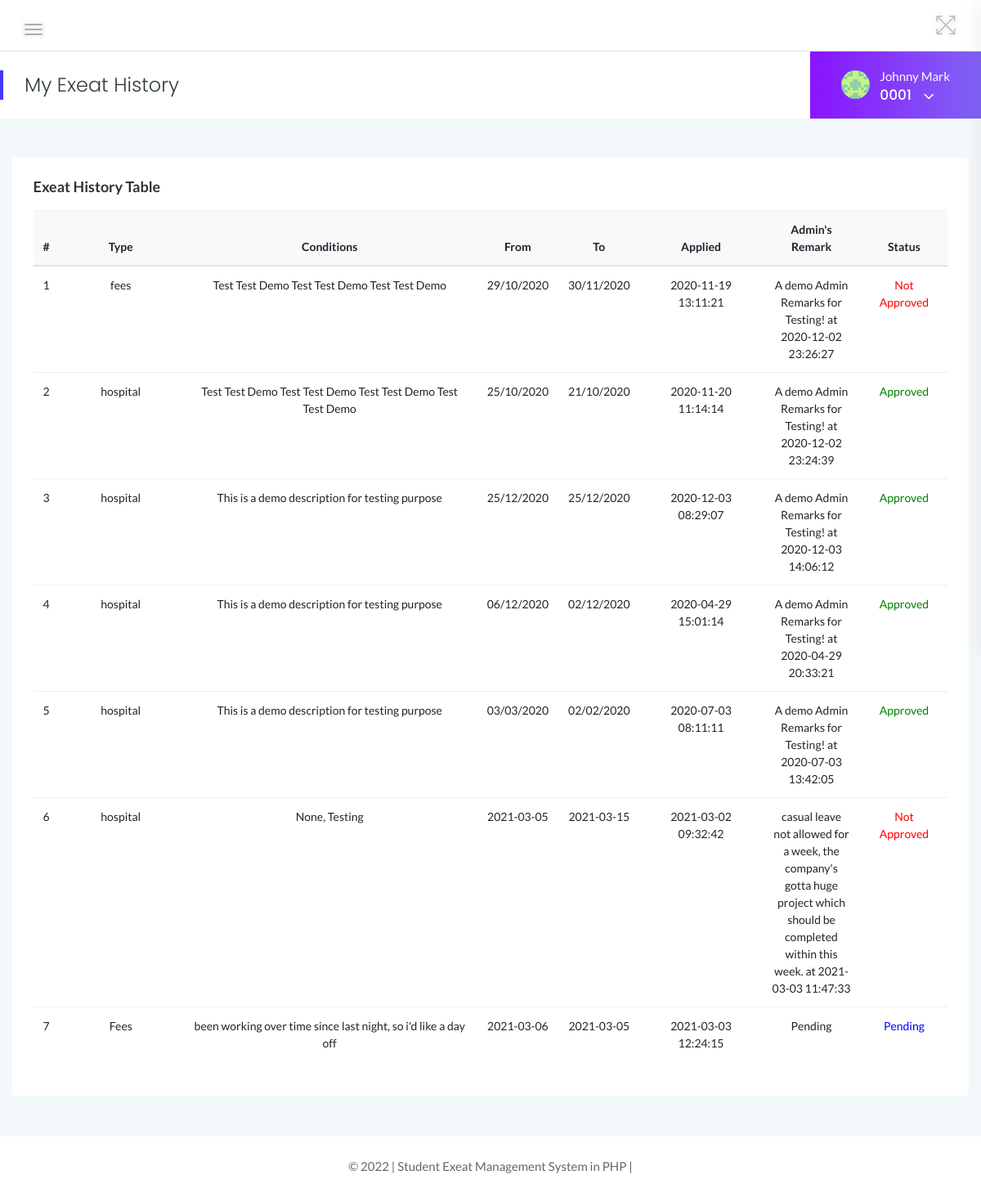
Screenshot of /students/exeat-history.php (signed in) with the database file from the repository.
### tables this page shows
CREATE TABLE `tblstudents` (
  `id` int(11) NOT NULL,
  `StdId` varchar(100) NOT NULL,
  `FirstName` varchar(150) NOT NULL,
  `LastName` varchar(150) NOT NULL,
  `EmailId` varchar(200) NOT NULL,
  `Password` varchar(180) NOT NULL,
  `Gender` varchar(100) NOT NULL,
  `Dob` varchar(100) NOT NULL,
  `House` varchar(255) NOT NULL,
  `Address` varchar(255) NOT NULL,
  `City` varchar(200) NOT NULL,
  `Region` varchar(150) NOT NULL,
  `Phonenumber` char(11) NOT NULL,
  `Status` int(1) NOT NULL,
  `RegDate` timestamp NOT NULL DEFAULT CURRENT_TIMESTAMP
);

CREATE TABLE `tblexeats` (
  `id` int(11) NOT NULL,
  `ExeatType` varchar(110) NOT NULL,
  `ToDate` varchar(120) NOT NULL,
  `FromDate` varchar(120) NOT NULL,
  `Description` mediumtext NOT NULL,
  `PostingDate` timestamp NOT NULL DEFAULT CURRENT_TIMESTAMP,
  `AdminRemark` mediumtext,
  `AdminRemarkDate` varchar(120) DEFAULT NULL,
  `Status` int(1) NOT NULL,
  `IsRead` int(1) NOT NULL,
  `stdid` int(11) DEFAULT NULL
);

### students/exeat-history.php (the view, shortened to what this page needs)
<?php
    include('includes/dbconn.php');
    if(strlen($_SESSION['emplogin'])==0){
    header('location:../index.php');
    }   else    {
 ?>
<!doctype html>
<html class="no-js" lang="en">
<head>
    <link rel="stylesheet" href="../assets/css/bootstrap.min.css">
    <link rel="stylesheet" href="../assets/css/font-awesome.min.css">
    <link rel="stylesheet" href="../assets/css/themify-icons.css">
    <link rel="stylesheet" href="../assets/css/metisMenu.css">
    <link rel="stylesheet" href="../assets/css/owl.carousel.min.css">
    <link rel="stylesheet" href="../assets/css/slicknav.min.css">
    <link rel="stylesheet" href="https://www.amcharts.com/lib/3/plugins/export/export.css" type="text/css" media="all" />
    <link rel="stylesheet" type="text/css" href="https://cdn.datatables.net/1.10.19/css/jquery.dataTables.css">
    <link rel="stylesheet" type="text/css" href="https://cdn.datatables.net/1.10.18/css/dataTables.bootstrap4.min.css">
    <link rel="stylesheet" type="text/css" href="https://cdn.datatables.net/responsive/2.2.3/css/responsive.bootstrap.min.css">
    <link rel="stylesheet" type="text/css" href="https://cdn.datatables.net/responsive/2.2.3/css/responsive.jqueryui.min.css">
    <link rel="stylesheet" href="../assets/css/typography.css">
    <link rel="stylesheet" href="../assets/css/default-css.css">
    <link rel="stylesheet" href="../assets/css/styles.css">
    <link rel="stylesheet" href="../assets/css/responsive.css">
</head>
<body>
    <div class="page-container">
        <div class="main-content">
            <div class="header-area">
                <div class="row align-items-center">
                    <div class="col-md-6 col-sm-8 clearfix">
                        <div class="nav-btn pull-left">
                            <span></span>
                            <span></span>
                            <span></span>
                        </div>
                    </div>
                    <div class="col-md-6 col-sm-4 clearfix">
                        <ul class="notification-area pull-right">
                            <li id="full-view"><i class="ti-fullscreen"></i></li>
                        </ul>
                    </div>
                </div>
            </div>
            <div class="page-title-area">
                <div class="row align-items-center">
                    <div class="col-sm-6">
                        <div class="breadcrumbs-area clearfix">
                            <h4 class="page-title pull-left">My Exeat History</h4>
                        </div>
                    </div>
                    <div class="col-sm-6 clearfix">
                         <?php include '../includes/student-profile-section.php'?>
                    </div>
                </div>
            </div>
            <div class="main-content-inner">
                <div class="row">
                    <div class="col-12 mt-5">
                        <div class="card">
                            <div class="card-body">
                                <h4 class="header-title">Exeat History Table</h4>
                                <div class="data-tables">
                                    <table id="dataTable" class="table table-hover progress-table text-center">
                                        <thead class="bg-light text-capitalize">
                                            <tr>
                                                <th>#</th>
                                                <th width="150">Type</th>
                                                <th>Conditions</th>
                                                <th>From</th>
                                                <th>To</th>
                                                <th width="150">Applied</th>
                                                <th width="120">Admin's Remark</th>
                                                <th>Status</th>
                                            </tr>
                                        </thead>
                                        <tbody>
                                        <?php
                                        $eid=$_SESSION['eid'];
                                        $sql = "SELECT ExeatType,ToDate,FromDate,Description,PostingDate,AdminRemarkDate,AdminRemark,Status from tblexeats where stdid=:eid";
                                        $query = $dbh -> prepare($sql);
                                        $query->bindParam(':eid',$eid,PDO::PARAM_STR);
                                        $query->execute();
                                        $results=$query->fetchAll(PDO::FETCH_OBJ);
                                        $cnt=1;
                                        if($query->rowCount() > 0){
                                        foreach($results as $result)
                                        {  ?>
                                            <tr>
                                            <td> <?php echo htmlentities($cnt);?></td>
                                            <td><?php echo htmlentities($result->ExeatType);?></td>
                                            <td><?php echo htmlentities($result->Description);?></td>
                                            <td><?php echo htmlentities($result->FromDate);?></td>
                                            <td><?php echo htmlentities($result->ToDate);?></td>
                                            <td><?php echo htmlentities($result->PostingDate);?></td>
                                            <td><?php if($result->AdminRemark=="")
                                            {
                                            echo htmlentities('Pending');
                                            } else {
                                            echo htmlentities(($result->AdminRemark)." "."at"." ".$result->AdminRemarkDate);
                                            }
                                            ?>
                                            </td>
                                            <td> <?php $stats=$result->Status;
                                                if($stats==1){
                                             ?>
                                                 <span style="color: green">Approved</span>
                                                 <?php } if($stats==2)  { ?>
                                                <span style="color: red">Not Approved</span>
                                                 <?php } if($stats==0)  { ?>
                                                <span style="color: blue">Pending</span>
                                                <?php } ?>
                                             </td>
                                        </tr>
                                         <?php $cnt++;} }?>
                                        </tbody>
                                    </table>
                                </div>
                            </div>
                        </div>
                    </div>
                </div>
            </div>
        </div>
        <?php include '../includes/footer.php' ?>
    </div>
</body>
</html>
<?php } ?>

### includes/student-profile-section.php (shortened to what this page needs)
<div class="user-profile pull-right">
         <img class="avatar user-thumb" src="../assets/images/avatar.jpg" alt="avatar">
        <h4 class="user-name dropdown-toggle" data-toggle="dropdown"><?php include 'logged.php' ?> <i class="fa fa-angle-down"></i></h4>
</div>

### includes/logged.php (shortened to what this page needs)
<?php
    include '../includes/dbconn.php';
    $eid=$_SESSION['eid'];
    $sql = "SELECT FirstName,LastName,StdId from  tblstudents where id=:eid";
    $query = $dbh -> prepare($sql);
    $query->bindParam(':eid',$eid,PDO::PARAM_STR);
    $query->execute();
    $results=$query->fetchAll(PDO::FETCH_OBJ);
    if($query->rowCount() > 0){
        foreach($results as $result)
    {    ?>
        <p style="color:white;"><?php echo htmlentities($result->FirstName." ".$result->LastName);?></p>
        <span><?php echo htmlentities($result->StdId)?></span>
<?php }
    }
?>

### includes/footer.php
<footer>
        <div class="footer-area">
                <p>© <?php echo date("Y");?> | Student Exeat Management System in PHP | <a href=""></a></p>
        </div>
</footer>

### assets/css/styles.css (style rules this page uses)
.page-container { width: 100%; height: 100%; min-height: 100vh; padding-left: 280px; -webkit-transition: padding-left 0.3s ease 0s; transition: padding-left 0.3s ease 0s; }
.sbar_collapsed.page-container { padding-left: 0; }
.card { border: none; border-radius: 4px; background-color: #fff; -webkit-transition: all 0.3s ease 0s; transition: all 0.3s ease 0s; }
.card-body { padding: 25.6px; padding: 1.6rem; }
.main-content { width: 100%; background: #f3f8fb; }
.main-content-inner { padding: 0 30px 50px; }
.header-area { padding: 15px 30px; background: #fff; border-bottom: 1px solid #d8e3e7; }
.nav-btn { margin: 10px 30px 0 0; cursor: pointer; }
.nav-btn span { display: block; width: 22px; height: 2px; background: #b3aaaa; margin: 4px 0; border-radius: 15px; -webkit-transition: all 0.3s ease 0s; transition: all 0.3s ease 0s; box-shadow: 0 0 0 4px rgba(99, 96, 96, 0.03); }
.nav-btn span:nth-child(2) { opacity: 0; }
.nav-btn span:first-child { -webkit-transform: rotate(45deg) translate(5px, 5px); transform: rotate(45deg) translate(5px, 5px); }
.nav-btn span:last-child { -webkit-transform: rotate(-45deg) translate(3px, -3px); transform: rotate(-45deg) translate(3px, -3px); }
.sbar_collapsed .nav-btn span { transform: none; opacity: 1; }
.notification-area { -webkit-user-select: none; -moz-user-select: none; -ms-user-select: none; user-select: none; position: relative; z-index: 1; }
.notification-area li { display: inline-block; margin-left: 20px; cursor: pointer; -webkit-user-select: none; -moz-user-select: none; -ms-user-select: none; user-select: none; }
.notification-area li > i { font-size: 26px; color: #bdbcbc; vertical-align: middle; text-shadow: 0 0 8px rgba(0, 0, 0, 0.12); -webkit-transition: color 0.3s ease 0s; transition: color 0.3s ease 0s; }
.notification-area li#full-view { display: inline-block; }
.page-title-area { padding: 0 30px; background: #fff; position: relative; }
.page-title-area:before { content: ""; position: absolute; left: 0; top: 50%; width: 4px; height: 36px; background: var(--primary-color); -webkit-transform: translateY(-50%); transform: translateY(-50%); }
.page-title { font-size: 24px; font-weight: 300; color: #313b3d; letter-spacing: 0; margin-right: 30px; }
.user-profile { margin-right: -30px; display: -webkit-box; display: -ms-flexbox; display: flex; -webkit-box-align: center; -ms-flex-align: center; align-items: center; -ms-flex-wrap: wrap; flex-wrap: wrap; background: -webkit-linear-gradient(left, #8914fe 0%, #8063f5 100%); background: linear-gradient(to right, #8914fe 0%, #8063f5 100%); padding: 17px 38px; position: relative; }
.user-profile img.avatar { height: 35px; width: 35px; border-radius: 50%; margin-right: 12px; }
.user-name { font-size: 17px; font-weight: 500; color: #fff; letter-spacing: 0; cursor: pointer; -webkit-user-select: none; -moz-user-select: none; -ms-user-select: none; user-select: none; }
.user-name i { margin-left: 10px; font-size: 21px; vertical-align: middle; position: relative; }
.notification-area .dropdown-toggle, .user-name.dropdown-toggle { position: relative; }
.notification-area .dropdown-toggle:after, .user-name.dropdown-toggle:after { display: none; }
.header-title { font-family: "Lato", sans-serif; font-size: 18px; font-weight: 600; letter-spacing: 0; color: #333; text-transform: capitalize; margin-bottom: 17px; }
.footer-area { text-align: center; padding: 23px 0 19px; background: #fff; }
.footer-area p { color: #676666; margin-bottom: 0; }
table tr th { border-bottom: none; }
table tr th, table tr td { border-top: 1px solid rgba(120, 130, 140, 0.13) !important; }

### rows the page displays
tblstudents: FirstName+LastName "Johnny Mark", StdId "0001"
tblexeats: ExeatType "fees", Description "Test Test Demo Test Test Demo Test Test Demo", FromDate "29/10/2020", ToDate "30/11/2020", PostingDate "2020-11-19 13:11:21", AdminRemark+AdminRemarkDate "A demo Admin Remarks for Testing! at 2020-12-02 23:26:27", Status "Not Approved"
tblexeats: ExeatType "hospital", Description "Test Test Demo Test Test Demo Test Test Demo Test Test Demo", FromDate "25/10/2020", ToDate "21/10/2020", PostingDate "2020-11-20 11:14:14", AdminRemark+AdminRemarkDate "A demo Admin Remarks for Testing! at 2020-12-02 23:24:39", Status "Approved"
tblexeats: ExeatType "hospital", Description "This is a demo description for testing purpose", FromDate "25/12/2020", ToDate "25/12/2020", PostingDate "2020-12-03 08:29:07", AdminRemark+AdminRemarkDate "A demo Admin Remarks for Testing! at 2020-12-03 14:06:12", Status "Approved"
tblexeats: ExeatType "hospital", Description "This is a demo description for testing purpose", FromDate "06/12/2020", ToDate "02/12/2020", PostingDate "2020-04-29 15:01:14", AdminRemark+AdminRemarkDate "A demo Admin Remarks for Testing! at 2020-04-29 20:33:21", Status "Approved"
tblexeats: ExeatType "hospital", Description "This is a demo description for testing purpose", FromDate "03/03/2020", ToDate "02/02/2020", PostingDate "2020-07-03 08:11:11", AdminRemark+AdminRemarkDate "A demo Admin Remarks for Testing! at 2020-07-03 13:42:05", Status "Approved"
tblexeats: ExeatType "hospital", Description "None, Testing", FromDate "2021-03-05", ToDate "2021-03-15", PostingDate "2021-03-02 09:32:42", AdminRemark+AdminRemarkDate "casual leave not allowed for a week, the company's gotta huge project which should be completed within this week. at 2021-03-03 11:47:33", Status "Not Approved"
tblexeats: ExeatType "Fees", Description "been working over time since last night, so i'd like a day off", FromDate "2021-03-06", ToDate "2021-03-05", PostingDate "2021-03-03 12:24:15", Status "Pending"
